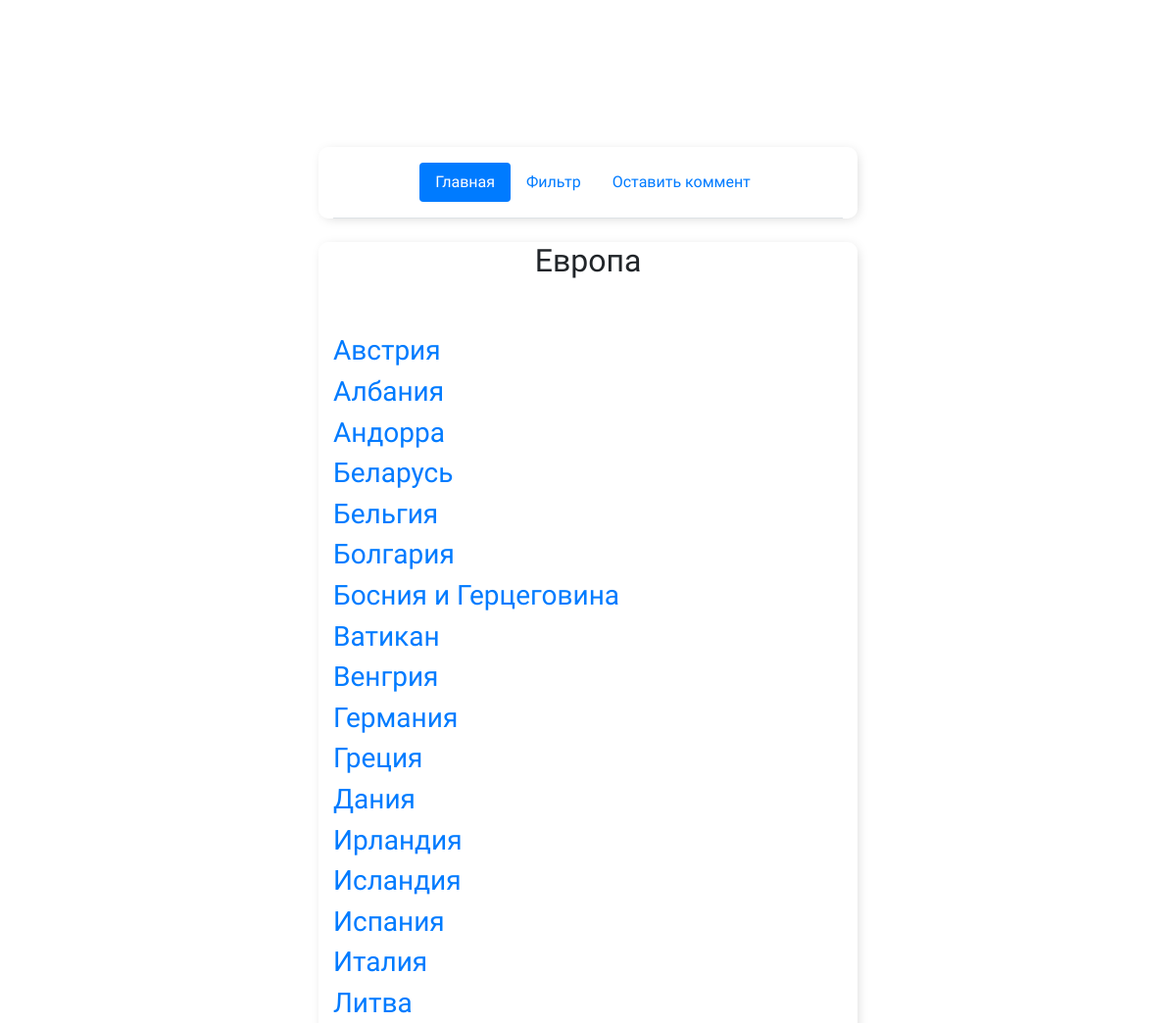
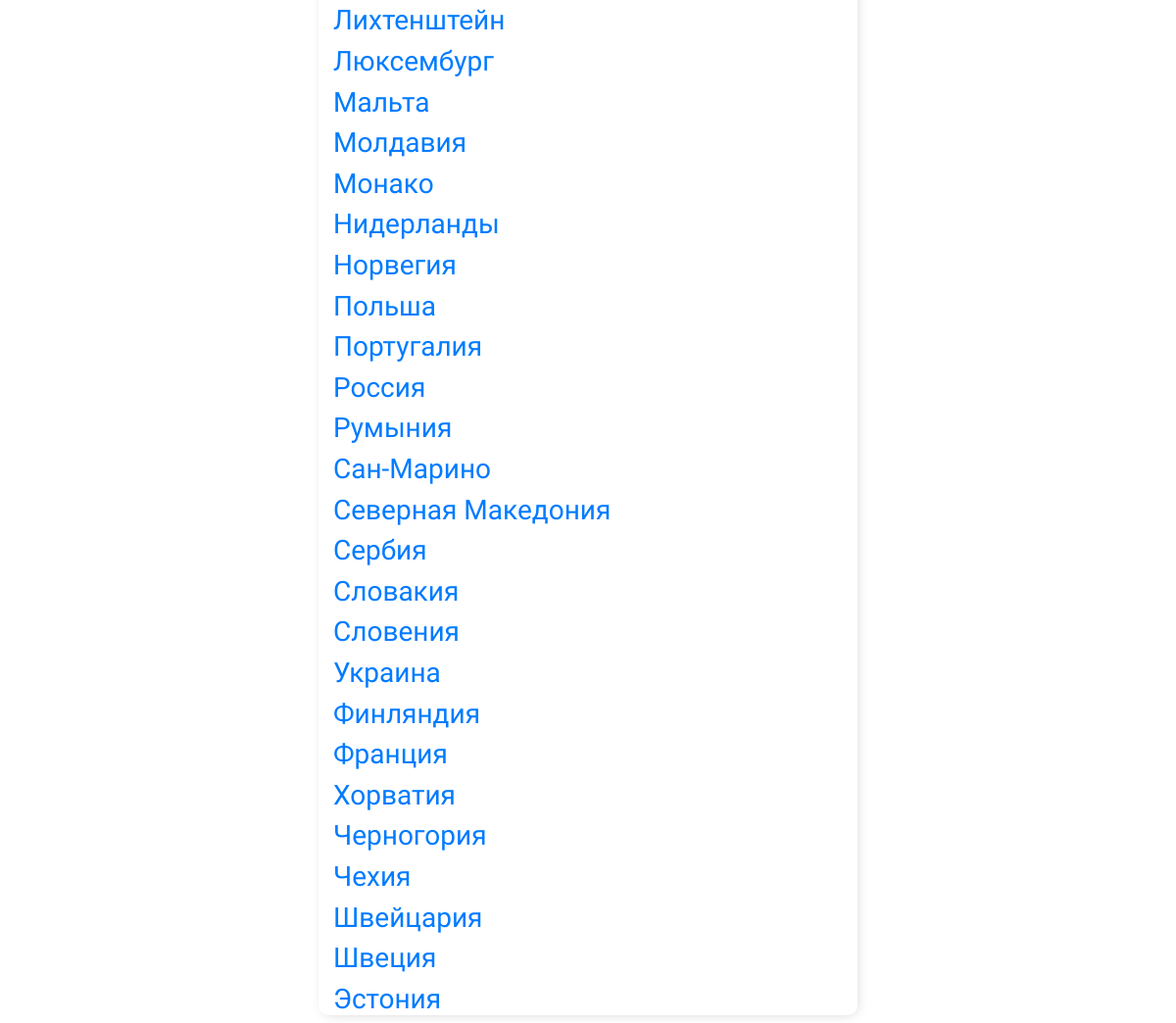
/europe, run on the app's committed database (2 pictures, top to bottom).
### travapp/models.py (models this page shows, shortened)
class Continent(models.Model):
    name = models.CharField('Название', max_length=50)
    class Meta:
        verbose_name = 'Континент'
        verbose_name_plural = 'Континенты'
        ordering = ['name']

class Country(models.Model):
    name = models.CharField('Название', max_length=50)
    continent = models.ForeignKey(
        Continent,
        null=True,
        on_delete=models.CASCADE,
    )
    SEA_CHOISES = (('Да', 'Да'), ('Нет', 'Нет'))
    sea = models.CharField('Наличие морских курортов', max_length=5, choices=SEA_CHOISES, null=True)
    MOUNTAIN_CHOISES = (('Да', 'Да'), ('Нет', 'Нет'))
    mountain = models.CharField('Наличие горнолыжных курортов', max_length=5, choices=MOUNTAIN_CHOISES, null=True)
    VISA_CHOISES = (('Да', 'Да'), ('Нет', 'Нет'))
    visa = models.CharField('Нужна ли виза беларусам', max_length=5, choices=VISA_CHOISES, null=True)
    description = models.TextField('Туристическое описание', null=True)
    def __str__(self):
        return self.name
    class Meta:
        verbose_name = 'Страна'
        verbose_name_plural = 'Страны'
        ordering = ['name']

### travapp/views.py (the view)
# urls.py: path('europe', europe, name='europe'),
def europe(request):
    europe_countries = Country.objects.filter(continent__name='Европа')
    return render(request, 'list.html', {'list_items': europe_countries, 'parent_name': 'Европа'})

### travapp/templates/list.html (shortened to what this page needs)
{% extends 'base.html' %}
{% block content %}
<head>
</head>
<body>
    <center><h2>{{ parent_name }}</h2></center><br><br>
    {% for item in list_items %}
        <a href="/details?country={{ item }}"><h3>{{ item }}</h3></a>
    {% endfor %}
</body>
{% endblock content %}

### travapp/templates/base.html (shortened to what this page needs)
<!DOCTYPE html>
<html lang="en">
<head>
    <link rel="stylesheet" href="https://cdn.jsdelivr.net/npm/bootstrap@4.6.0/dist/css/bootstrap.min.css">
</head>
<body>
    <div class="container">
  <header class="d-flex flex-wrap justify-content-center py-3 mb-4 border-bottom">
    <a href="/" class="d-flex align-items-center mb-3 mb-md-0 me-md-auto text-dark text-decoration-none">
      <svg class="bi me-2" width="10" height="32"><use xlink:href="#bootstrap"></use></svg>
    </a>
    <ul class="nav nav-pills">
      <li class="nav-item"><a href="/" class="nav-link active">Главная</a></li>
      <li class="nav-item"><a href="filter_form" class="nav-link">Фильтр</a></li>
      <li class="nav-item"><a href="add_comment" class="nav-link">Оставить коммент</a></li>
    </ul>
  </header>
</div>
    <div class="container">
        {% block content %}
        {% endblock content %}
    </div>
</body>
</html>

### travapp/templates/base.html (style rules this page uses)
body { background-size: 100%; background: url(https://html5book.ru/wp-content/uploads/2015/05/background1.png); background-size: 100%; font-family: 'Yusei Magic', sans-serif; padding-top: 150px; }
.container { max-width: 550px; margin: auto; background-color: ; border-radius: 10px; font-family: 'Yusei Magic', sans-serif; -webkit-box-shadow: 2px 2px 13px -4px rgba(0, 0, 0, 0.21); box-shadow: 2px 2px 13px -4px rgba(0, 0, 0, 0.21); }

### data on the page
Continent: name "Европа"
Country: name "Австрия"
Country: name "Албания"
Country: name "Андорра"
Country: name "Беларусь"
Country: name "Бельгия"
Country: name "Болгария"
Country: name "Босния и Герцеговина"
Country: name "Ватикан"
Country: name "Венгрия"
Country: name "Германия"
Country: name "Греция"
Country: name "Дания"
Country: name "Ирландия"
Country: name "Исландия"
Country: name "Испания"
Country: name "Италия"
Country: name "Литва"
Country: name "Лихтенштейн"
Country: name "Люксембург"
Country: name "Мальта"
Country: name "Молдавия"
Country: name "Монако"
Country: name "Нидерланды"
Country: name "Норвегия"
Country: name "Польша"
Country: name "Португалия"
Country: name "Россия"
Country: name "Румыния"
Country: name "Сан-Марино"
Country: name "Северная Македония"
Country: name "Сербия"
Country: name "Словакия"
Country: name "Словения"
Country: name "Украина"
Country: name "Финляндия"
Country: name "Франция"
Country: name "Хорватия"
Country: name "Черногория"
Country: name "Чехия"
Country: name "Швейцария"
Country: name "Швеция"
Country: name "Эстония"
